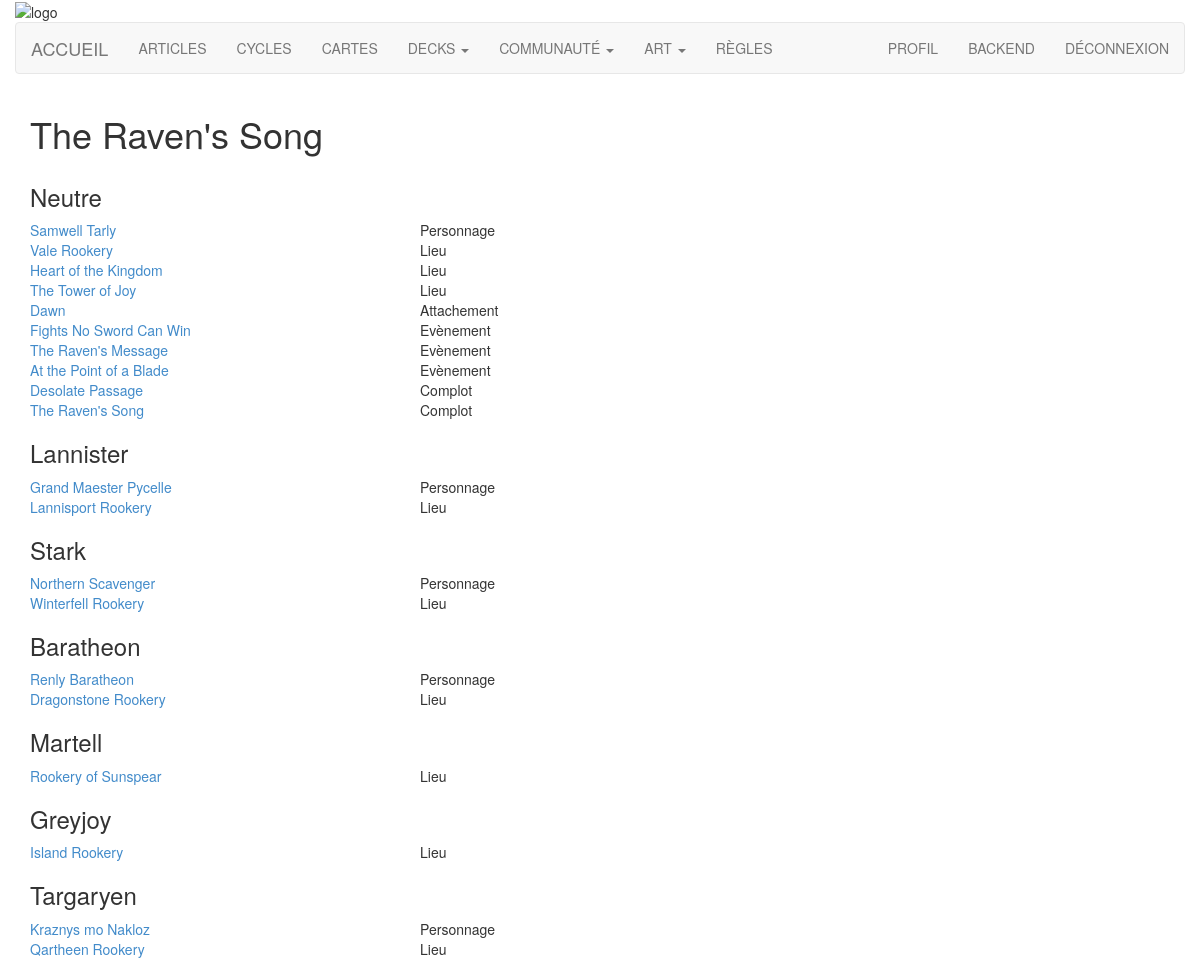
Page /php/frontend/extension.php?id=17 (signed in) on the committed database.
### tables this page shows
CREATE TABLE IF NOT EXISTS `carte_extension` (
  `ExtensionID` int(11) NOT NULL AUTO_INCREMENT,
  `ExtensionNom` varchar(100) NOT NULL,
  `Cycle` int(11) NOT NULL,
  PRIMARY KEY (`ExtensionID`),
  KEY `fk_cycle` (`Cycle`)
);

CREATE TABLE IF NOT EXISTS `carte_affiliation` (
  `AffiliationID` int(11) NOT NULL AUTO_INCREMENT,
  `AffiliationAdresse` varchar(255) NOT NULL,
  PRIMARY KEY (`AffiliationID`)
);

CREATE TABLE IF NOT EXISTS `carte_carte` (
  `CarteID` int(11) NOT NULL AUTO_INCREMENT,
  `Nom` varchar(100) NOT NULL,
  `Extension` int(11) NOT NULL,
  `Type` int(11) NOT NULL,
  `Cout` int(11) DEFAULT NULL,
  `Texte` text NOT NULL,
  `Gold` int(11) DEFAULT NULL,
  `Influence` int(11) DEFAULT NULL,
  `Initiative` int(11) DEFAULT NULL,
  `Force` int(11) DEFAULT NULL,
  `Prise` int(11) DEFAULT NULL,
  `Image` varchar(255) NOT NULL,
  PRIMARY KEY (`CarteID`),
  KEY `fk_extension` (`Extension`),
  KEY `fk_type` (`Type`)
);

CREATE TABLE IF NOT EXISTS `carte_type` (
  `TypeID` int(11) NOT NULL AUTO_INCREMENT,
  `TypeNom` varchar(100) NOT NULL,
  PRIMARY KEY (`TypeID`)
);

### php/frontend/extension.php (the view, shortened to what this page needs)
<?php
	include("../../Layouts/menu.php");
	$extensionId = $_GET["id"];
	$db = connectDB();
	$sqlExtension = "SELECT ExtensionNom
					 FROM carte_extension
					 WHERE ExtensionID = $extensionId;";
	$reqExtension = $db->query($sqlExtension);
	$extension = $reqExtension->fetchColumn();
	echo "
		<div class='row'>
			<div class='col-lg-12 col-md-12 col-sm-12'>
				<div class='col-lg-12 col-md-12 col-sm-12'>
					<h1>$extension</h1>
				</div>
	";
	$sqlMaisons = "SELECT AffiliationAdresse
				   FROM carte_affiliation;";
	$repMaisons = $db->query($sqlMaisons);
	while($maison = $repMaisons->fetch()) {
		$nomMaison=$maison['AffiliationAdresse'];
		$sqlCartes = "SELECT *
					  FROM carte_carte c
					  RIGHT OUTER JOIN carte_appartenir ap ON c.CarteID = ap.CarteID
					  RIGHT OUTER JOIN carte_affiliation af ON ap.AffiliationID = af.AffiliationID
					  WHERE Extension = '$extensionId'
					  AND AffiliationAdresse = '$nomMaison'
					  ORDER BY AffiliationAdresse, Type;";
		$reqCartes = $db->query($sqlCartes);
		$count = $reqCartes->rowCount();
		if($count > 0) {
			echo "
				<div class='col-lg-12 col-md-12 col-sm-12'>
					<h3>$nomMaison</h3>
				</div>
			";
			while($carte = $reqCartes->fetch(PDO::FETCH_ASSOC)) {
				$carteType = $carte['Type'];
				$sqlTypes = "SELECT TypeNom
							 FROM carte_type
							 WHERE TypeId='$carteType';";
				$reqType = $db->query($sqlTypes);
				while($type = $reqType->fetch(PDO::FETCH_ASSOC)) {
					$id = $carte['CarteID'];
					$nom = $carte["Nom"];
					$typeNom = $type['TypeNom'];
					echo "
					<div class='col-lg-4 col-md-4 col-sm-4'>
						<a href='http://".ROOT."/php/frontend/carte.php?id=$id'>$nom</a>
					</div>
					<div class='col-lg-8 col-md-8 col-sm-8'>
						$typeNom
					</div>
					";
				}
			}
		}
	}
	echo "
			</div>
		</div>
	";
?>

### rows in the picture
carte_extension: ExtensionNom "The Raven's Song"
carte_affiliation: AffiliationAdresse "Neutre"
carte_type: TypeNom "Personnage"
carte_carte: Nom "Samwell Tarly"
carte_type: TypeNom "Lieu"
carte_carte: Nom "Vale Rookery"
carte_carte: Nom "Heart of the Kingdom"
carte_carte: Nom "The Tower of Joy"
carte_type: TypeNom "Attachement"
carte_carte: Nom "Dawn"
carte_type: TypeNom "Evènement"
carte_carte: Nom "Fights No Sword Can Win"
carte_carte: Nom "The Raven's Message"
carte_carte: Nom "At the Point of a Blade"
carte_type: TypeNom "Complot"
carte_carte: Nom "Desolate Passage"
carte_carte: Nom "The Raven's Song"
carte_affiliation: AffiliationAdresse "Lannister"
carte_carte: Nom "Grand Maester Pycelle"
carte_carte: Nom "Lannisport Rookery"
carte_affiliation: AffiliationAdresse "Stark"
carte_carte: Nom "Northern Scavenger"
carte_carte: Nom "Winterfell Rookery"
carte_affiliation: AffiliationAdresse "Baratheon"
carte_carte: Nom "Renly Baratheon"
carte_carte: Nom "Dragonstone Rookery"
carte_affiliation: AffiliationAdresse "Martell"
carte_carte: Nom "Rookery of Sunspear"
carte_affiliation: AffiliationAdresse "Greyjoy"
carte_carte: Nom "Island Rookery"
carte_affiliation: AffiliationAdresse "Targaryen"
carte_carte: Nom "Kraznys mo Nakloz"
carte_carte: Nom "Qartheen Rookery"
